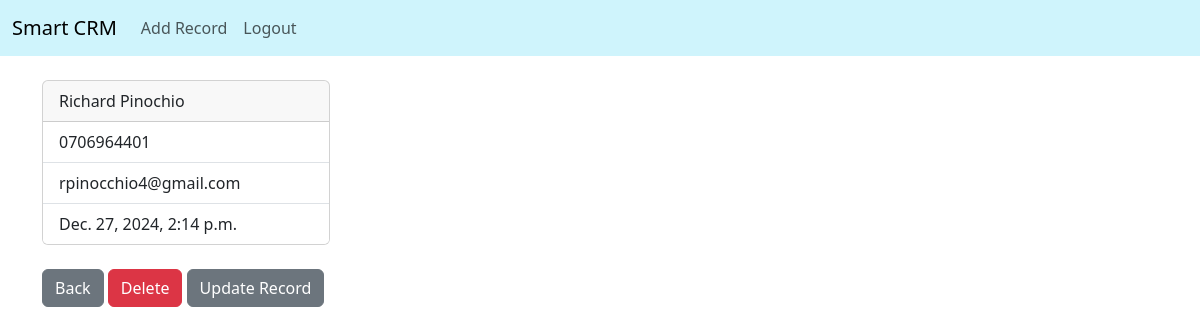
The page /record/1 (signed in) on the database its author committed.
### website/models.py (models this page shows, shortened)
class Record(models.Model):
    created_at = models.DateTimeField(auto_now_add=True)
    first_name = models.CharField(max_length=100)
    last_name = models.CharField(max_length=100)
    address = models.CharField(max_length=100)
    city = models.CharField(max_length=100)
    county = models.CharField(max_length=100)
    postcode = models.CharField(max_length=100)
    email = models.EmailField()
    phone = models.CharField(max_length=100)
    KRA_PIN = models.CharField(max_length=11)

### website/views.py (the view)
# urls.py: path('record/<int:pk>', views.customer_record, name='record'),
def customer_record(request, pk):
    if request.user.is_authenticated:
       customer_record = Record.objects.get(id=pk)
       return render(request, 'website/record.html', {'customer_record':customer_record})
    else:
        messages.error(request, "Please log in to view customer records")
        return redirect('home')

### website/templates/website/record.html
{%extends 'website/base.html'%}
{%block content%}
<div class="card" style="width: 18rem;">
    <div class="card-header">
        {{customer_record.first_name}} {{customer_record.last_name}}
    </div>
    <ul class="list-group list-group-flush">
        <li class="list-group-item">{{customer_record.phone}}</li>
        <li class="list-group-item">{{customer_record.email}}</li>
        <li class="list-group-item">{{customer_record.created_at}}</li>
    </ul>
</div>
<br />
<a href="{% url 'home' %}"  class="btn btn-secondary">Back</a>
<a href="{% url 'delete_record' customer_record.id %}"  class="btn btn-danger">Delete</a>
<a href="{% url 'update_record' customer_record.id %}" class="btn btn-secondary">Update Record</a>
{%endblock%}

### rows shown on the page
Record: first_name "Richard", last_name "Pinochio", phone "0706964401", email "rpinocchio4@gmail.com", created_at "Dec. 27, 2024, 2:14 p.m."
